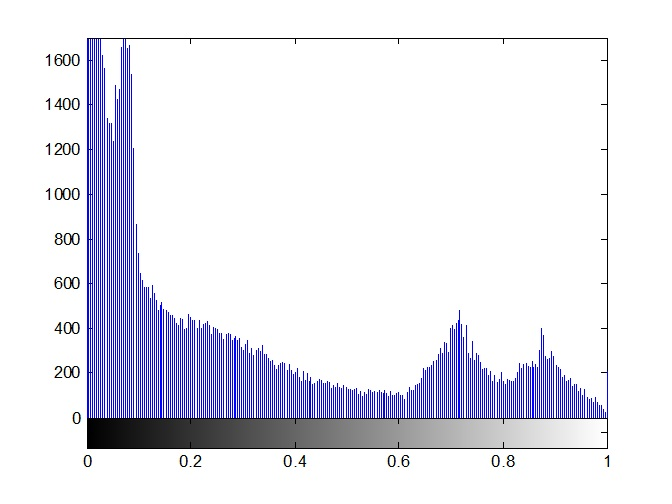
%> input picture VHistBridge.jpg, 672 x 504 px, given in place of P1-bridge.jpg, which was not available
$ octave main_P1.m   (GNU Octave 9; MATLAB toolbox functions it lacks are replaced by stand-ins)
%> lines starting %> are read from the running program, lines starting %| are printed output that depends on the picture; in (x1, y1, x2, y2) boxes, pixels count from 0 and x2, y2 are one past the last pixel; in counts of white or black regions, pixels touching at a corner belong together; the program's own positions count from 1; pictures that were not available may be replaced by others from this repository, and a replacement may not be noted
%> further down, img is the input picture: size 504x672x3 uint8; mean R, G, B 230.2, 230.1, 239.3
### myhisteq.m
function J = myhisteq(I)
%This function takes an image, examines its histogram,
%and equalizes the histogram to balance the colors of
%the image. Unlike MatLab's histeq, this function allows
%for the equalization of color images.
%
%Erin Rasmussen
%rasmusse
%Fall 2011
img = rgb2hsv(I);
%> img: size 504x672x3 double; mean H, S, V 0.133, 0.0694, 0.939
V = img(:,:,3);
figure;
imhist(V);
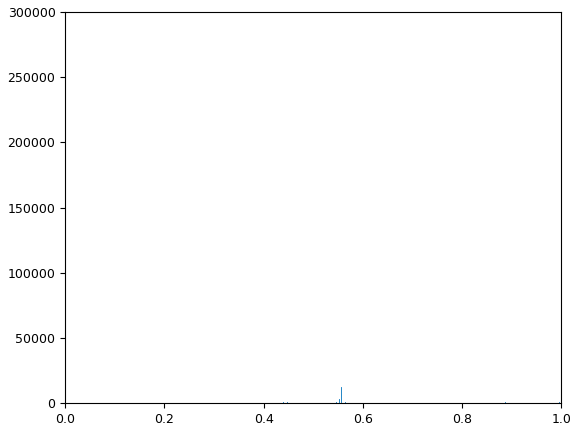
%> figure redrawn from the program's plot data; highest point at x = 1, y = 295499
[Hist,val] = imhist(V);
%> Hist = 256 values, max 295499 at index 256, min 40 at index 214, mean 1323; val = 256 values from 0 to 1
CumHist = cumsum(Hist);
%> CumHist = 256 values from 1238 to 338688
CumMin = CumHist(1);
%> CumMin = 1238
Vprime = zeros(size(V,1), size(V,2));
%Each color intensity value must be traversed. While doing
%this, each pixel in the image with that particular value
%receives a new value based on the histogram equalization
%equation.
for i=1:length(Hist),
    pair = V==val(i);
    temp = floor(255*(CumHist(i) - CumMin) / ((size(V,1) * size(V, 2)) - CumMin));
    Vprime(pair) = temp;
end
%> this loop made 256 passes
%> temp on passes 1 to 3: 0, 0, 0
%> pass 1, in myhisteq, `pair = V==val(i);`:
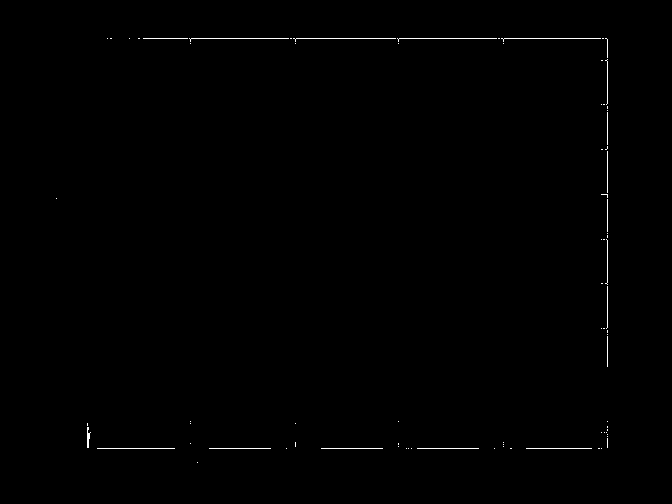
%> pair: size 504x672 logical; 0.37% white in thin lines or dots, all inside (x1, y1, x2, y2) = (56, 38, 608, 463)
figure;
imhist(Vprime);
img = img.*255;
%> img: size 504x672x3 double; mean H, S, V 34, 17.7, 239.5
img(:,:,3) = Vprime;
%> img: size 504x672x3 double; mean H, S, V 34, 17.7, 224.4
img = uint8(img);
%> img: size 504x672x3 uint8; mean H, S, V 34, 17.7, 224.4
img = im2double(img);
%> img: size 504x672x3 double; mean H, S, V 0.133, 0.0694, 0.88
J = hsv2rgb(img);
end

### main_P1.m
%Erin Rasmussen
%rasmusse
%Fall 2011
clc;
clear;
img = imread('P1-bridge.jpg');
J = myhisteq(img);
%> figure, not shown here; highest point at x = 1, y = 332167
figure;
imshow(J);
imwrite(J, 'bridge_eq.jpg', 'jpg');
img = imread('P1-snow.jpg');
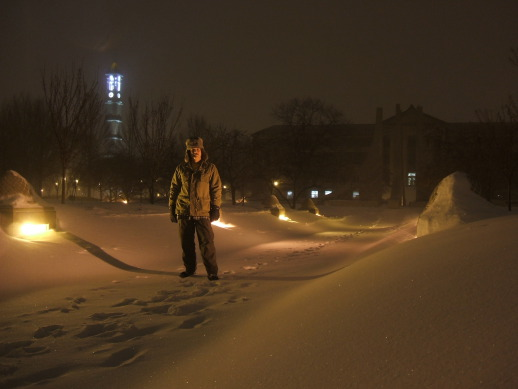
%> input picture P1-snow.jpg, 518 x 389 px
%> img is the input picture: size 389x518x3 uint8; mean R, G, B 72.5, 53, 32.2
J = myhisteq(img);
%> in myhisteq (call 2), `img = rgb2hsv(I);`: img: size 389x518x3 double; mean H, S, V 0.0894, 0.539, 0.284
%> in myhisteq (call 2), `V = img(:,:,3);`:
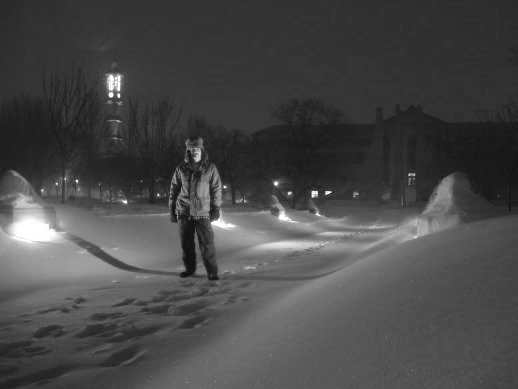
%> V: size 389x518 double; min 0.0471, max 1, mean 0.284
%> in myhisteq (call 2), `imhist(V);`:
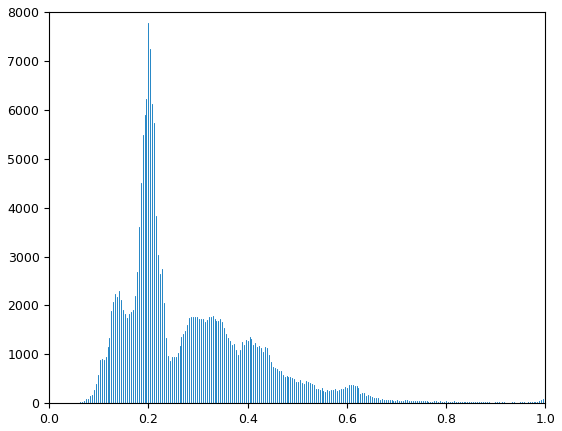
%> figure redrawn from the program's plot data; highest point at x = 0.2, y = 7771
%> in myhisteq (call 2), `[Hist,val] = imhist(V);`: Hist = 256 values, max 7771 at index 52, min 0 at index 1, mean 787.1
%> in myhisteq (call 2), `CumHist = cumsum(Hist);`: CumHist = 256 values from 0 to 201502
%> in myhisteq (call 2), `CumMin = CumHist(1);`: CumMin = 0
%> the loop in myhisteq (call 2), `for i=1:length(Hist),` made 256 passes
%> after the loop in myhisteq (call 2), `for i=1:length(Hist),`:
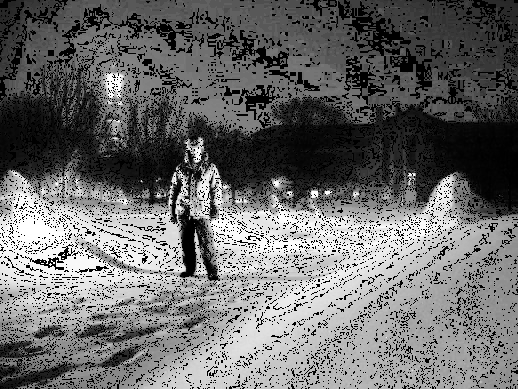
%> Vprime: size 389x518 double; min 0, max 255, mean 107.5
%> in myhisteq (call 2), `img = img.*255;`: img: size 389x518x3 double; mean H, S, V 22.8, 137.3, 72.5
%> in myhisteq (call 2), `img(:,:,3) = Vprime;`: img: size 389x518x3 double; mean H, S, V 22.8, 137.3, 107.5
%> in myhisteq (call 2), `img = uint8(img);`: img: size 389x518x3 uint8; mean H, S, V 22.8, 137.3, 107.5
%> in myhisteq (call 2), `img = im2double(img);`: img: size 389x518x3 double; mean H, S, V 0.0892, 0.539, 0.422
%> in myhisteq (call 2), `J = hsv2rgb(img);`:
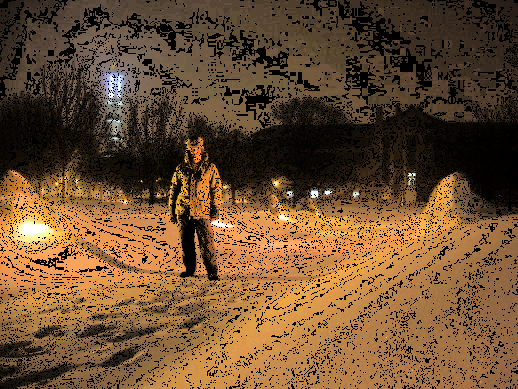
%> J: size 389x518x3 double; mean R, G, B 0.421, 0.307, 0.184
%> figure, not shown here; highest point at x = 1, y = 164150
figure;
imshow(J);
imwrite(J, 'snow_eq.jpg', 'jpg');
